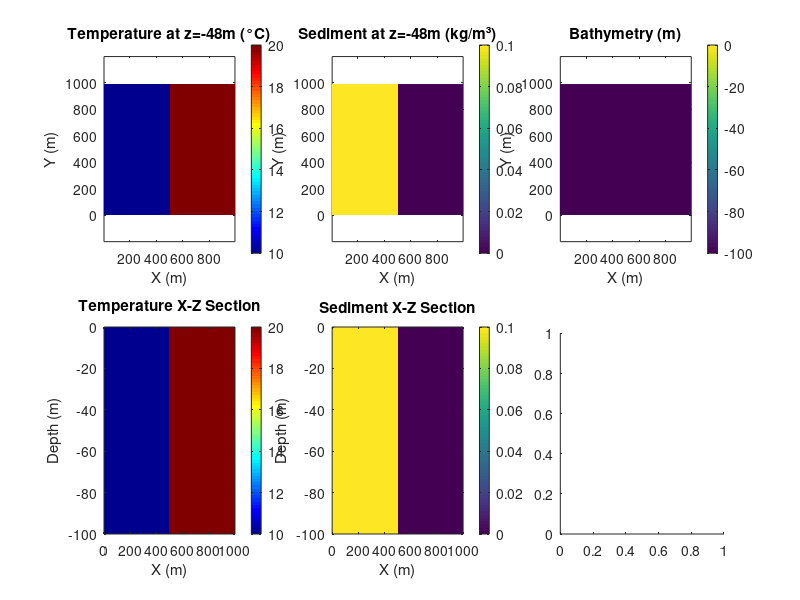

Here is the MATLAB script that generated this plot: (Note: this script raises an error after producing the figure.)
% generate_input.m
% Generate input files for MITgcm sediment LES test case
% Creates bathymetry, initial T/S, and initial sediment concentration
%
% LES Configuration: 1km x 1km x 100m domain with 10m horizontal, 5m vertical resolution

clear all; close all;

%==========================================================================
% Grid parameters (must match SIZE.h)
%==========================================================================
sNx = 100;  % Grid points in X
sNy = 100;  % Grid points in Y  
Nr = 20;    % Number of vertical levels

% Grid spacing (must match data file) - LES configuration
delX = 10;     % m (finer for LES)
delY = 10;     % m (finer for LES)
delZ = 5;      % m (finer for LES)

% Domain size
Lx = sNx * delX;  % 1000 m = 1 km
Ly = sNy * delY;  % 1000 m = 1 km
Lz = Nr * delZ;   % 100 m depth

fprintf('============================================================\n');
fprintf('MITgcm Sediment LES Test Case - Input File Generator\n');
fprintf('============================================================\n');
fprintf('Grid: %dx%dx%d\n', sNx, sNy, Nr);
fprintf('Spacing: dx=%gm, dy=%gm, dz=%gm\n', delX, delY, delZ);
fprintf('Domain: %.0fm x %.0fm x %.0fm (%.2fkm x %.2fkm x %.0fm)\n', ...
    Lx, Ly, Lz, Lx/1000, Ly/1000, Lz);
fprintf('============================================================\n\n');

% Create coordinate arrays
x = (0.5:sNx-0.5) * delX;  % Cell centers in X [m]
y = (0.5:sNy-0.5) * delY;  % Cell centers in Y [m]
z = -((0.5:Nr-0.5) * delZ)';  % Cell centers in Z (negative downward) [m]

[X, Y] = meshgrid(x, y);

fprintf('X range: %.0f to %.0f m\n', min(x), max(x));
fprintf('Y range: %.0f to %.0f m\n', min(y), max(y));
fprintf('Z range: %.0f to %.0f m\n', min(z), max(z));

%==========================================================================
% 1. BATHYMETRY - Uniform depth (all ocean, no land)
%==========================================================================
fprintf('\n============================================================\n');
fprintf('1. Creating bathymetry...\n');
fprintf('============================================================\n');

bathy = -Lz * ones(sNx, sNy);  % Depth matches Nr*delZ

% Write bathymetry (big-endian, 32-bit float)
fid = fopen('bathy.bin', 'w', 'ieee-be');
fwrite(fid, bathy, 'float32');
fclose(fid);

fprintf('✓ Created bathy.bin\n');
fprintf('  Size: %dx%d\n', sNx, sNy);
fprintf('  Depth: uniform %.0fm (all ocean)\n', -bathy(1,1));
fileinfo = dir('bathy.bin');
fprintf('  File size: %d bytes\n', fileinfo.bytes);

%==========================================================================
% 2. TEMPERATURE - Lock-exchange setup (cold left, warm right)
%==========================================================================
fprintf('\n============================================================\n');
fprintf('2. Creating temperature field (lock-exchange)...\n');
fprintf('============================================================\n');

theta = zeros(sNx, sNy, Nr);

% Lock-exchange: cold dense water on left, warm light water on right
T_cold = 10.0;  % Cold side temperature [°C]
T_warm = 20.0;  % Warm side temperature [°C]

for i = 1:sNx
    if x(i) < Lx/2
        % Left half: cold water
        theta(i, :, :) = T_cold;
    else
        % Right half: warm water
        theta(i, :, :) = T_warm;
    end
end

% Write temperature (big-endian, 32-bit float)
fid = fopen('theta.init', 'w', 'ieee-be');
fwrite(fid, theta, 'float32');
fclose(fid);

fprintf('✓ Created theta.init\n');
fprintf('  Size: %dx%dx%d\n', sNx, sNy, Nr);
fprintf('  Left half (x < %.0fm): T = %.1f°C (cold/dense)\n', Lx/2, T_cold);
fprintf('  Right half (x >= %.0fm): T = %.1f°C (warm/light)\n', Lx/2, T_warm);
fileinfo = dir('theta.init');
fprintf('  File size: %d bytes\n', fileinfo.bytes);

%==========================================================================
% 3. SALINITY - Uniform
%==========================================================================
fprintf('\n============================================================\n');
fprintf('3. Creating salinity field...\n');
fprintf('============================================================\n');

salt = 35.0 * ones(sNx, sNy, Nr);

% Write salinity (big-endian, 32-bit float)
fid = fopen('salt.init', 'w', 'ieee-be');
fwrite(fid, salt, 'float32');
fclose(fid);

fprintf('✓ Created salt.init\n');
fprintf('  Size: %dx%dx%d\n', sNx, sNy, Nr);
fprintf('  S: uniform %.1f psu\n', salt(1,1,1));
fileinfo = dir('salt.init');
fprintf('  File size: %d bytes\n', fileinfo.bytes);

%==========================================================================
% 4. SEDIMENT CONCENTRATION - In cold (left) half only
%==========================================================================
fprintf('\n============================================================\n');
fprintf('4. Creating sediment concentration field...\n');
fprintf('============================================================\n');

ptracer01 = zeros(sNx, sNy, Nr);

% Sediment in cold (left) half - uniform through depth
C_sediment = 0.1;  % Sediment concentration [kg/m³]

for i = 1:sNx
    if x(i) < Lx/2
        % Left half: has sediment
        ptracer01(i, :, :) = C_sediment;
    end
end

% Write sediment concentration (big-endian, 32-bit float)
fid = fopen('ptracer01.init', 'w', 'ieee-be');
fwrite(fid, ptracer01, 'float32');
fclose(fid);

fprintf('✓ Created ptracer01.init\n');
fprintf('  Size: %dx%dx%d\n', sNx, sNy, Nr);
fprintf('  Left half (x < %.0fm): C = %.2f kg/m³\n', Lx/2, C_sediment);
fprintf('  Right half (x >= %.0fm): C = 0 kg/m³\n', Lx/2);
fprintf('  Total mass: %.2f kg\n', sum(ptracer01(:)) * delX * delY * delZ);
fileinfo = dir('ptracer01.init');
fprintf('  File size: %d bytes\n', fileinfo.bytes);

%==========================================================================
% 5. CREATE VISUALIZATION
%==========================================================================
fprintf('\n============================================================\n');
fprintf('5. Creating visualization...\n');
fprintf('============================================================\n');

figure('Position', [100, 100, 1200, 800]);

% Temperature at mid-depth
subplot(2, 3, 1);
mid_k = round(Nr/2);
pcolor(X, Y, squeeze(theta(:, :, mid_k))');
shading flat; colorbar;
title(sprintf('Temperature at z=%.0fm (°C)', z(mid_k)));
xlabel('X (m)'); ylabel('Y (m)');
axis equal tight;
colormap(gca, 'jet');

% Sediment at mid-depth
subplot(2, 3, 2);
pcolor(X, Y, squeeze(ptracer01(:, :, mid_k))');
shading flat; colorbar;
title(sprintf('Sediment at z=%.0fm (kg/m³)', z(mid_k)));
xlabel('X (m)'); ylabel('Y (m)');
axis equal tight;

% Bathymetry
subplot(2, 3, 3);
pcolor(X, Y, bathy');
shading flat; colorbar;
title('Bathymetry (m)');
xlabel('X (m)'); ylabel('Y (m)');
axis equal tight;
caxis([-Lz 0]);

% Vertical section of temperature (mid-Y)
subplot(2, 3, 4);
mid_j = round(sNy/2);
imagesc(x, z, squeeze(theta(:, mid_j, :))');
axis xy; colorbar;
title('Temperature X-Z Section');
xlabel('X (m)'); ylabel('Depth (m)');
colormap(gca, 'jet');

% Vertical section of sediment (mid-Y)
subplot(2, 3, 5);
imagesc(x, z, squeeze(ptracer01(:, mid_j, :))');
axis xy; colorbar;
title('Sediment X-Z Section');
xlabel('X (m)'); ylabel('Depth (m)');

% Horizontal profiles at mid-depth
subplot(2, 3, 6);
yyaxis left;
plot(x, squeeze(theta(:, mid_j, mid_k)), 'r-', 'LineWidth', 2);
ylabel('Temperature (°C)');
yyaxis right;
plot(x, squeeze(ptracer01(:, mid_j, mid_k)), 'b-', 'LineWidth', 2);
ylabel('Sediment (kg/m³)');
xlabel('X (m)');
title('Horizontal Profile at Mid-Depth');
grid on;
legend('Temperature', 'Sediment', 'Location', 'best');

sgtitle(sprintf('Lock-Exchange Initial Conditions: %.0fm x %.0fm x %.0fm', Lx, Ly, Lz));
saveas(gcf, 'initial_conditions.png');
fprintf('✓ Created initial_conditions.png\n');

%==========================================================================
% SUMMARY
%==========================================================================
fprintf('\n============================================================\n');
fprintf('SUMMARY - All input files created successfully!\n');
fprintf('============================================================\n\n');
fprintf('LES Configuration:\n');
fprintf('  Domain: %.0fm x %.0fm x %.0fm\n', Lx, Ly, Lz);
fprintf('  Resolution: dx=%.0fm, dy=%.0fm, dz=%.0fm\n', delX, delY, delZ);
fprintf('  Grid points: %d x %d x %d = %d\n', sNx, sNy, Nr, sNx*sNy*Nr);
fprintf('\n');
fprintf('Files created:\n');
fprintf('  1. bathy.bin        - bathymetry (flat %.0fm)\n', Lz);
fprintf('  2. theta.init       - temperature (lock-exchange: %.0f/%.0f°C)\n', T_cold, T_warm);
fprintf('  3. salt.init        - salinity (uniform 35 psu)\n');
fprintf('  4. ptracer01.init   - sediment (left half: %.2f kg/m³)\n', C_sediment);
fprintf('  5. initial_conditions.png - visualization\n\n');

binfo = dir('bathy.bin');
tinfo = dir('theta.init');
sinfo = dir('salt.init');
pinfo = dir('ptracer01.init');
total_bytes = binfo.bytes + tinfo.bytes + sinfo.bytes + pinfo.bytes;

fprintf('Total data size: %.2f MB\n\n', total_bytes/1e6);
fprintf('Expected physics:\n');
fprintf('  - Cold dense water (left) will sink and flow right along bottom\n');
fprintf('  - Warm light water (right) will rise and flow left along surface\n');
fprintf('  - Sediment will be advected with the gravity current\n');
fprintf('  - Sediment will also settle due to ws0 = 0.01 m/s\n');
fprintf('\n');
fprintf('Next steps:\n');
fprintf('  1. Copy binary files to HPC run/ directory\n');
fprintf('  2. Rebuild if code changed: make clean && make -j8\n');
fprintf('  3. Run: mpirun -np 4 ./mitgcmuv\n');
fprintf('============================================================\n');
